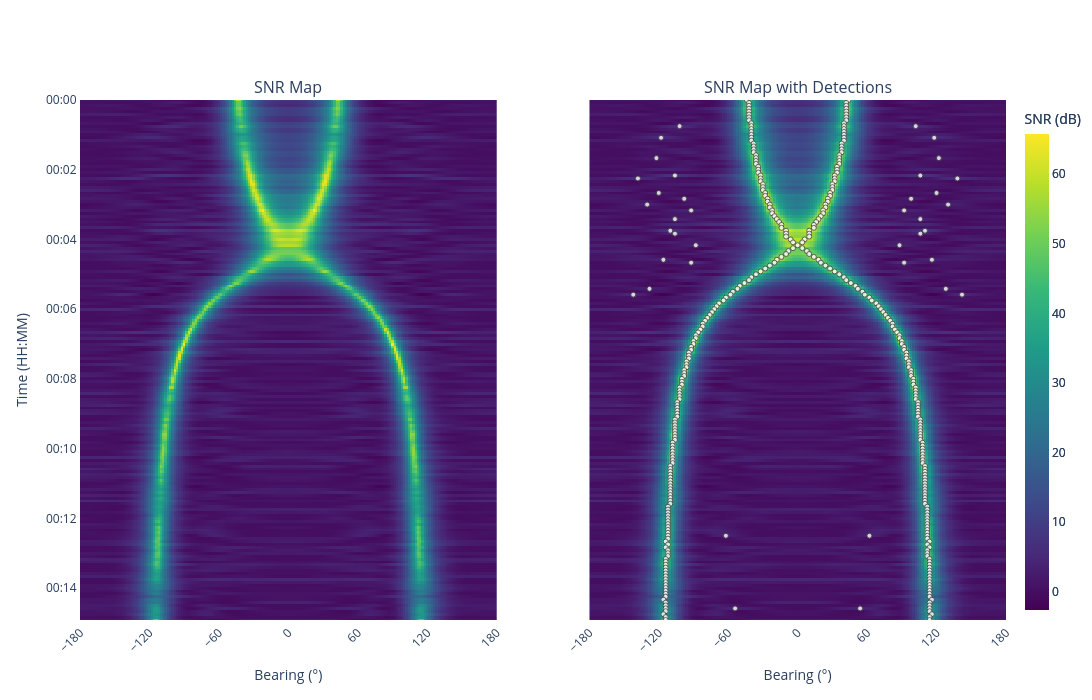

Source (notebook cell):
### Code cell
from plotly.subplots import make_subplots

fig = make_subplots(
    rows=1, cols=2, shared_yaxes=True, subplot_titles=("SNR Map", "SNR Map with Detections")
)

plot_btr(
    data=snr_map,
    timesteps=timesteps,
    steering_azimuths=np.rad2deg(steering_azimuths_rad),
    fig=fig, row=1, col=1
)
plot_btr(
    data=snr_map,
    detections=detections_for_plotter,
    timesteps=timesteps,
    steering_azimuths=np.rad2deg(steering_azimuths_rad),
    fig=fig, row=1, col=2
)

fig.update_layout(width=1200, height=700, yaxis2=dict(title=""))
fig.show()

### Figure 1 — Plotly figure (JSON) as saved in the notebook; plotly's stock layout.template omitted (floating-point values rounded to 4 significant figures; data arrays with more than 128 entries replaced by an {"elided": "..."} marker saying what was removed)
{"data": [{"colorbar": {"len": 1, "thickness": 24, "title": {"text": "SNR (dB)"}, "x": 1.02, "xanchor": "left", "xpad": 0}, "colorscale": [[0, "#440154"], [0.1111, "#482878"], [0.2222, "#3e4989"], [0.3333, "#31688e"], [0.4444, "#26828e"], [0.5556, "#1f9e89"], [0.6667, "#35b779"], [0.7778, "#6ece58"], [0.8889, "#b5de2b"], [1, "#fde725"]], "type": "heatmap", "x": {"elided": "181 float values"}, "xaxis": "x", "y": {"elided": "180 str values"}, "yaxis": "y", "z": {"elided": "180x181 float values"}}, {"colorbar": {"len": 1, "thickness": 24, "title": {"text": "SNR (dB)"}, "x": 1.02, "xanchor": "left", "xpad": 0}, "colorscale": [[0, "#440154"], [0.1111, "#482878"], [0.2222, "#3e4989"], [0.3333, "#31688e"], [0.4444, "#26828e"], [0.5556, "#1f9e89"], [0.6667, "#35b779"], [0.7778, "#6ece58"], [0.8889, "#b5de2b"], [1, "#fde725"]], "type": "heatmap", "x": {"elided": "181 float values"}, "xaxis": "x2", "y": {"elided": "180 str values"}, "yaxis": "y2", "z": {"elided": "180x181 float values"}}, {"legendgroup": "detections", "marker": {"color": "white", "line": {"width": 1}, "opacity": 0.8, "size": 5}, "mode": "markers", "name": "Detection", "type": "scatter", "x": {"elided": "397 float values"}, "xaxis": "x2", "y": {"elided": "397 str values"}, "yaxis": "y2"}], "layout": {"annotations": [{"font": {"size": 16}, "showarrow": false, "text": "SNR Map", "x": 0.225, "xanchor": "center", "xref": "paper", "y": 1, "yanchor": "bottom", "yref": "paper"}, {"font": {"size": 16}, "showarrow": false, "text": "SNR Map with Detections", "x": 0.775, "xanchor": "center", "xref": "paper", "y": 1, "yanchor": "bottom", "yref": "paper"}], "height": 700, "width": 1200, "xaxis": {"anchor": "y", "domain": [0, 0.45], "dtick": 60, "range": [-180, 180], "showline": true, "tick0": -180, "tickangle": -45, "tickmode": "linear", "title": {"text": "Bearing (°)"}}, "xaxis2": {"anchor": "y2", "domain": [0.55, 1], "dtick": 60, "range": [-180, 180], "showline": true, "tick0": -180, "tickangle": -45, "tickmode": "linear", "title": {"text": "Bearing (°)"}}, "yaxis": {"anchor": "x", "autorange": false, "domain": [0, 1], "range": ["2026-03-02T00:14:55", "2026-03-02T00:00:00"], "showline": true, "tickformat": "%H:%M", "title": {"text": "Time (HH:MM)"}}, "yaxis2": {"anchor": "x2", "autorange": false, "domain": [0, 1], "matches": "y", "range": ["2026-03-02T00:14:55", "2026-03-02T00:00:00"], "showline": true, "showticklabels": false, "tickformat": "%H:%M", "title": {"text": ""}}}}
